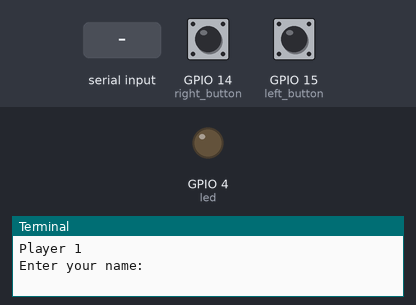
A program run on a simulated Raspberry Pi (BCM pin numbers). Parts: output pins drawn as LEDs (lit = HIGH), the last lines printed to the terminal. The test bench sets the inputs (shaded band); at power-on: GPIO 14 (right_button) HIGH, GPIO 15 (left_button) HIGH. Random numbers come from a fixed seed. At 8.5 s the program stops and its outputs stay as they are.

Above: at 1.2 s.
1.3 s: "1" typed at the terminal, then Enter
2.8 s: "0" typed at the terminal, then Enter
At 3.1 s:
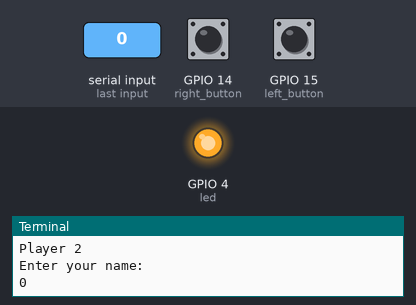
Timing chart, 0 to 10.0 s (numbered marks = the images above; inputs shaded):
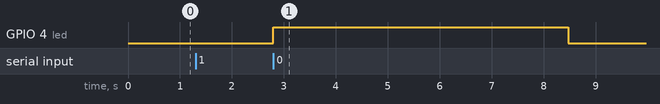

Measured:
- after the input at 2.8 s, GPIO 4 (led): LOW → HIGH at once, → LOW 5.7 s later

The program:

reactor.py
```python
#reaction test game - who press the button first after LED light wins
from gpiozero import LED, Button
from time import sleep
from random import uniform
from sys import exit

#two buttons ( 14 & 15) and LED (4)
led = LED(4)
right_button = Button(14)
left_button = Button(15)

#player's names
print("Player 1")
first_player = input("Enter your name:\n")
print("Player 2")
second_player = input("Enter your name:\n")

#signal of LED
led.on()
sleep(uniform(5,10))
led.off()

#checks who pressed it
def pressed(button):
    if button.pin.number == 14:
        print (first_player + ' wins')
    elif button.pin.number == 15:
        print (second_player + ' wins')
    exit()

left_button.when_pressed = pressed
right_button.when_pressed = pressed
```
